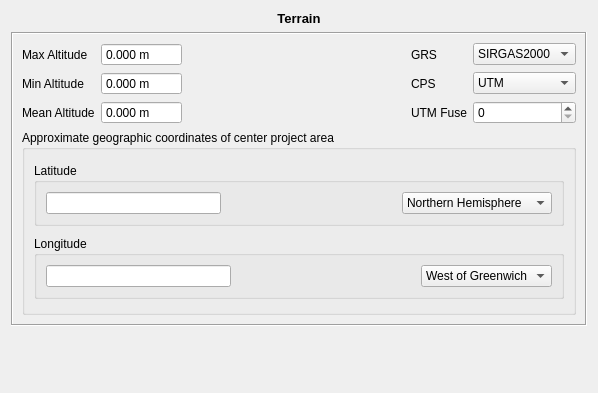
<?xml version="1.0" encoding="UTF-8"?>
<ui version="4.0">
 <class>Terreno</class>
 <widget class="QWidget" name="Terreno">
  <property name="geometry">
   <rect>
    <x>0</x>
    <y>0</y>
    <width>598</width>
    <height>393</height>
   </rect>
  </property>
  <property name="windowTitle">
   <string>Form</string>
  </property>
  <layout class="QVBoxLayout" name="verticalLayout_3">
   <item>
    <widget class="QLabel" name="label_3">
     <property name="text">
      <string>&lt;!DOCTYPE HTML PUBLIC &quot;-//W3C//DTD HTML 4.0//EN&quot; &quot;http://www.w3.org/TR/REC-html40/strict.dtd&quot;&gt;
&lt;html&gt;&lt;head&gt;&lt;meta name=&quot;qrichtext&quot; content=&quot;1&quot; /&gt;&lt;style type=&quot;text/css&quot;&gt;
p, li { white-space: pre-wrap; }
&lt;/style&gt;&lt;/head&gt;&lt;body style=&quot; font-family:'Sans'; font-size:10pt; font-weight:400; font-style:normal;&quot;&gt;
&lt;p style=&quot; margin-top:0px; margin-bottom:0px; margin-left:0px; margin-right:0px; -qt-block-indent:0; text-indent:0px;&quot;&gt;&lt;span style=&quot; font-weight:600;&quot;&gt;Terrain&lt;/span&gt;&lt;/p&gt;&lt;/body&gt;&lt;/html&gt;</string>
     </property>
     <property name="alignment">
      <set>Qt::AlignCenter</set>
     </property>
    </widget>
   </item>
   <item>
    <widget class="QFrame" name="frame">
     <property name="frameShape">
      <enum>QFrame::Box</enum>
     </property>
     <property name="frameShadow">
      <enum>QFrame::Sunken</enum>
     </property>
     <layout class="QVBoxLayout" name="verticalLayout">
      <item>
       <layout class="QGridLayout" name="gridLayout">
        <item row="0" column="3">
         <widget class="QLabel" name="label">
          <property name="minimumSize">
           <size>
            <width>0</width>
            <height>0</height>
           </size>
          </property>
          <property name="text">
           <string>GRS</string>
          </property>
         </widget>
        </item>
        <item row="0" column="4">
         <widget class="QComboBox" name="grsComboBox">
          <item>
           <property name="text">
            <string>SIRGAS2000</string>
           </property>
          </item>
          <item>
           <property name="text">
            <string>SAD69</string>
           </property>
          </item>
          <item>
           <property name="text">
            <string>WGS84</string>
           </property>
          </item>
         </widget>
        </item>
        <item row="1" column="4">
         <widget class="QComboBox" name="cpsComboBox">
          <item>
           <property name="text">
            <string>UTM</string>
           </property>
          </item>
         </widget>
        </item>
        <item row="1" column="3">
         <widget class="QLabel" name="label_2">
          <property name="minimumSize">
           <size>
            <width>0</width>
            <height>0</height>
           </size>
          </property>
          <property name="text">
           <string>CPS</string>
          </property>
         </widget>
        </item>
        <item row="1" column="2">
         <spacer name="horizontalSpacer">
          <property name="orientation">
           <enum>Qt::Horizontal</enum>
          </property>
          <property name="sizeHint" stdset="0">
           <size>
            <width>30</width>
            <height>20</height>
           </size>
          </property>
         </spacer>
        </item>
        <item row="2" column="3">
         <widget class="QLabel" name="label_10">
          <property name="text">
           <string>UTM Fuse</string>
          </property>
         </widget>
        </item>
        <item row="2" column="4">
         <widget class="QSpinBox" name="utmFuseSpin">
          <property name="specialValueText">
           <string/>
          </property>
          <property name="maximum">
           <number>60</number>
          </property>
         </widget>
        </item>
        <item row="2" column="1">
         <widget class="EfotoDoubleSpinBox" name="meanAltSpinBox">
          <property name="toolTip">
           <string>Mean Altitude Above Sea Level</string>
          </property>
          <property name="buttonSymbols">
           <enum>QAbstractSpinBox::NoButtons</enum>
          </property>
          <property name="accelerated">
           <bool>true</bool>
          </property>
          <property name="prefix">
           <string/>
          </property>
          <property name="suffix">
           <string> m</string>
          </property>
          <property name="decimals">
           <number>3</number>
          </property>
          <property name="minimum">
           <double>-1000.000000000000000</double>
          </property>
          <property name="maximum">
           <double>10000.000000000000000</double>
          </property>
         </widget>
        </item>
        <item row="2" column="0">
         <widget class="QLabel" name="meanAltitudeLabel">
          <property name="minimumSize">
           <size>
            <width>0</width>
            <height>0</height>
           </size>
          </property>
          <property name="text">
           <string>Mean Altitude</string>
          </property>
         </widget>
        </item>
        <item row="0" column="0">
         <widget class="QLabel" name="maxAltitudeLabel">
          <property name="minimumSize">
           <size>
            <width>0</width>
            <height>0</height>
           </size>
          </property>
          <property name="text">
           <string>Max Altitude</string>
          </property>
         </widget>
        </item>
        <item row="0" column="1">
         <widget class="EfotoDoubleSpinBox" name="maxAltSpinBox">
          <property name="toolTip">
           <string>Max Altitude Above Sea Level</string>
          </property>
          <property name="buttonSymbols">
           <enum>QAbstractSpinBox::NoButtons</enum>
          </property>
          <property name="accelerated">
           <bool>true</bool>
          </property>
          <property name="suffix">
           <string> m</string>
          </property>
          <property name="decimals">
           <number>3</number>
          </property>
          <property name="maximum">
           <double>10000.000000000000000</double>
          </property>
         </widget>
        </item>
        <item row="1" column="1">
         <widget class="EfotoDoubleSpinBox" name="minAltSpinBox">
          <property name="toolTip">
           <string>Min Altitude Above Sea Level</string>
          </property>
          <property name="buttonSymbols">
           <enum>QAbstractSpinBox::NoButtons</enum>
          </property>
          <property name="accelerated">
           <bool>true</bool>
          </property>
          <property name="prefix">
           <string/>
          </property>
          <property name="suffix">
           <string> m</string>
          </property>
          <property name="decimals">
           <number>3</number>
          </property>
          <property name="minimum">
           <double>-1000.000000000000000</double>
          </property>
          <property name="maximum">
           <double>10000.000000000000000</double>
          </property>
         </widget>
        </item>
        <item row="1" column="0">
         <widget class="QLabel" name="minAltitudeLabel">
          <property name="minimumSize">
           <size>
            <width>0</width>
            <height>0</height>
           </size>
          </property>
          <property name="text">
           <string>Min Altitude</string>
          </property>
         </widget>
        </item>
       </layout>
      </item>
      <item>
       <widget class="QGroupBox" name="groupBox">
        <property name="sizePolicy">
         <sizepolicy hsizetype="Preferred" vsizetype="Preferred">
          <horstretch>0</horstretch>
          <verstretch>0</verstretch>
         </sizepolicy>
        </property>
        <property name="minimumSize">
         <size>
          <width>246</width>
          <height>185</height>
         </size>
        </property>
        <property name="title">
         <string>Approximate geographic coordinates of center project area</string>
        </property>
        <layout class="QVBoxLayout" name="verticalLayout_2">
         <item>
          <widget class="QGroupBox" name="groupBox_2">
           <property name="sizePolicy">
            <sizepolicy hsizetype="MinimumExpanding" vsizetype="Fixed">
             <horstretch>0</horstretch>
             <verstretch>0</verstretch>
            </sizepolicy>
           </property>
           <property name="title">
            <string>Latitude</string>
           </property>
           <layout class="QHBoxLayout" name="horizontalLayout_6" stretch="1">
            <item>
             <layout class="QHBoxLayout" name="horizontalLayout">
              <property name="sizeConstraint">
               <enum>QLayout::SetMaximumSize</enum>
              </property>
              <item>
               <widget class="DmsEdit" name="latDmsEdit">
                <property name="minimumSize">
                 <size>
                  <width>0</width>
                  <height>0</height>
                 </size>
                </property>
                <property name="maximumSize">
                 <size>
                  <width>323</width>
                  <height>16777215</height>
                 </size>
                </property>
               </widget>
              </item>
              <item>
               <spacer name="horizontalSpacer_2">
                <property name="orientation">
                 <enum>Qt::Horizontal</enum>
                </property>
                <property name="sizeHint" stdset="0">
                 <size>
                  <width>40</width>
                  <height>20</height>
                 </size>
                </property>
               </spacer>
              </item>
              <item>
               <widget class="QComboBox" name="latDirCombo">
                <property name="sizePolicy">
                 <sizepolicy hsizetype="Minimum" vsizetype="Fixed">
                  <horstretch>0</horstretch>
                  <verstretch>0</verstretch>
                 </sizepolicy>
                </property>
                <property name="minimumSize">
                 <size>
                  <width>0</width>
                  <height>0</height>
                 </size>
                </property>
                <property name="maximumSize">
                 <size>
                  <width>16777215</width>
                  <height>16777215</height>
                 </size>
                </property>
                <property name="layoutDirection">
                 <enum>Qt::LeftToRight</enum>
                </property>
                <property name="autoFillBackground">
                 <bool>false</bool>
                </property>
                <property name="sizeAdjustPolicy">
                 <enum>QComboBox::AdjustToContents</enum>
                </property>
                <item>
                 <property name="text">
                  <string>Northern Hemisphere</string>
                 </property>
                </item>
                <item>
                 <property name="text">
                  <string>Southern Hemisphere</string>
                 </property>
                </item>
               </widget>
              </item>
             </layout>
            </item>
           </layout>
          </widget>
         </item>
         <item>
          <widget class="QGroupBox" name="groupBox_3">
           <property name="sizePolicy">
            <sizepolicy hsizetype="MinimumExpanding" vsizetype="Fixed">
             <horstretch>0</horstretch>
             <verstretch>0</verstretch>
            </sizepolicy>
           </property>
           <property name="title">
            <string>Longitude</string>
           </property>
           <layout class="QHBoxLayout" name="horizontalLayout_10" stretch="1">
            <item>
             <layout class="QHBoxLayout" name="horizontalLayout_2">
              <item>
               <widget class="DmsEdit" name="longDmsEdit">
                <property name="maximumSize">
                 <size>
                  <width>323</width>
                  <height>16777215</height>
                 </size>
                </property>
               </widget>
              </item>
              <item>
               <spacer name="horizontalSpacer_3">
                <property name="orientation">
                 <enum>Qt::Horizontal</enum>
                </property>
                <property name="sizeHint" stdset="0">
                 <size>
                  <width>40</width>
                  <height>20</height>
                 </size>
                </property>
               </spacer>
              </item>
              <item>
               <widget class="QComboBox" name="longDirCombo">
                <property name="sizePolicy">
                 <sizepolicy hsizetype="Minimum" vsizetype="Fixed">
                  <horstretch>0</horstretch>
                  <verstretch>0</verstretch>
                 </sizepolicy>
                </property>
                <property name="minimumSize">
                 <size>
                  <width>0</width>
                  <height>0</height>
                 </size>
                </property>
                <property name="maximumSize">
                 <size>
                  <width>16777215</width>
                  <height>16777215</height>
                 </size>
                </property>
                <item>
                 <property name="text">
                  <string>West of Greenwich</string>
                 </property>
                </item>
                <item>
                 <property name="text">
                  <string>East of Greenwich</string>
                 </property>
                </item>
               </widget>
              </item>
             </layout>
            </item>
           </layout>
          </widget>
         </item>
        </layout>
       </widget>
      </item>
     </layout>
    </widget>
   </item>
   <item>
    <spacer name="verticalSpacer">
     <property name="orientation">
      <enum>Qt::Vertical</enum>
     </property>
     <property name="sizeHint" stdset="0">
      <size>
       <width>20</width>
       <height>40</height>
      </size>
     </property>
    </spacer>
   </item>
  </layout>
 </widget>
 <customwidgets>
  <customwidget>
   <class>EfotoDoubleSpinBox</class>
   <extends>QDoubleSpinBox</extends>
   <header>EfotoDoubleSpinBox.h</header>
  </customwidget>
  <customwidget>
   <class>DmsEdit</class>
   <extends>QLineEdit</extends>
   <header>DmsEdit.h</header>
  </customwidget>
 </customwidgets>
 <tabstops>
  <tabstop>maxAltSpinBox</tabstop>
  <tabstop>minAltSpinBox</tabstop>
  <tabstop>meanAltSpinBox</tabstop>
  <tabstop>grsComboBox</tabstop>
  <tabstop>cpsComboBox</tabstop>
  <tabstop>utmFuseSpin</tabstop>
  <tabstop>latDirCombo</tabstop>
  <tabstop>longDirCombo</tabstop>
 </tabstops>
 <resources/>
 <connections/>
</ui>
